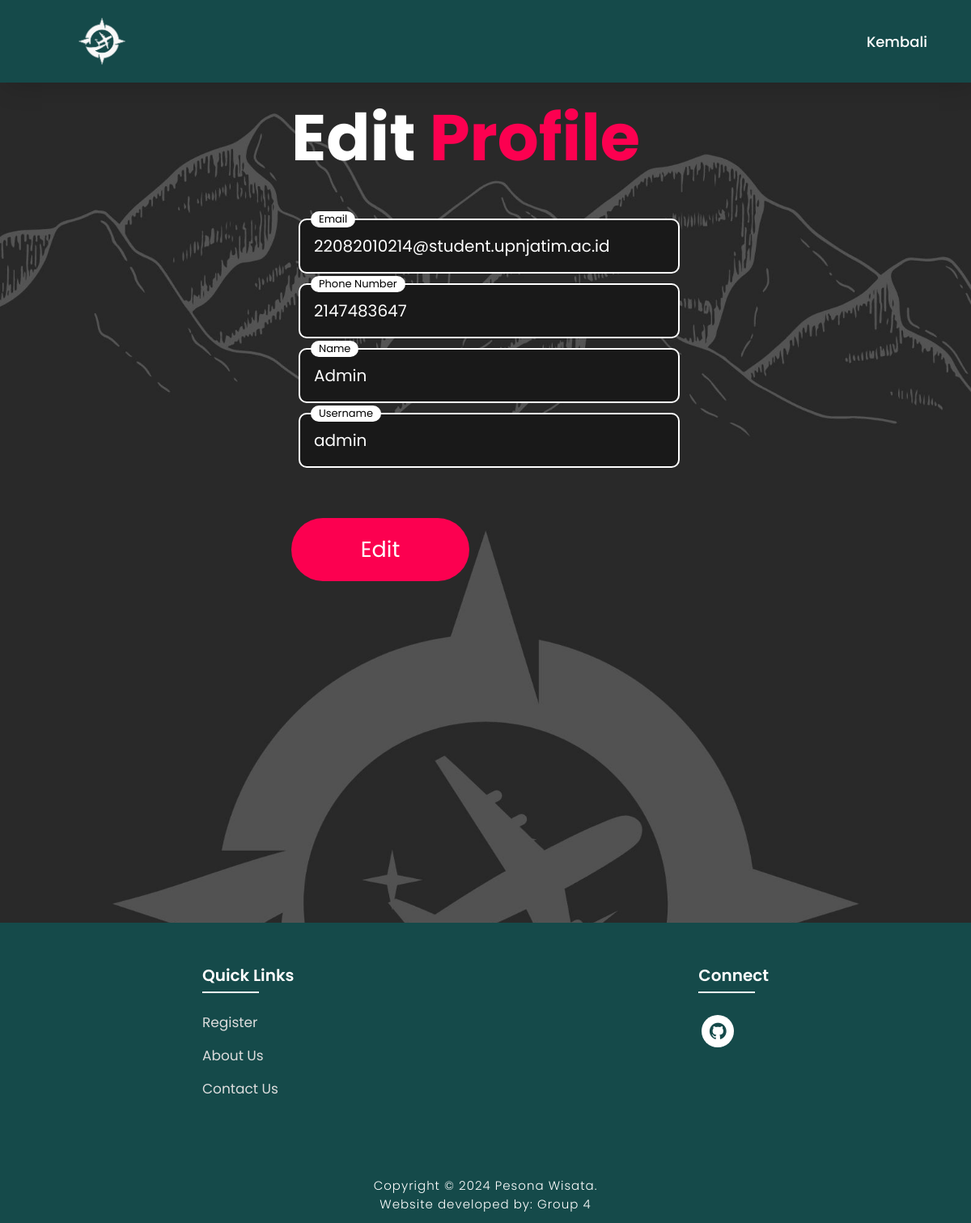
Page /editprofile.php (signed in) on the committed database.
### tables this page shows
CREATE TABLE `tb_user` (
  `id_user` int(20) NOT NULL,
  `email` varchar(50) NOT NULL,
  `phone_number` varchar(50) NOT NULL,
  `name` varchar(50) NOT NULL,
  `username` varchar(50) NOT NULL,
  `password` varchar(255) NOT NULL,
  `gender` varchar(50) NOT NULL,
  `date` date NOT NULL
);

### editprofile.php (the view, shortened to what this page needs)
<?php
include_once ("koneksi.php");
$nama_pengguna = "";
if (isset($_SESSION['nama'])) {
    $username = $_SESSION['nama'];
    $query = "SELECT name FROM tb_user WHERE username = '$username'";
    $hasil = mysqli_query($conn, $query);
    if ($hasil) {
        $row = mysqli_fetch_assoc($hasil);
        $nama_pengguna = $row['name'];
    } else {
        echo "Error: " . mysqli_error($conn);
    }
} else {
    header("location:login.php");
    exit;
}
$query= "SELECT * FROM `tb_user` WHERE name LIKE '$nama_pengguna'";
$hasil= mysqli_query ($conn, $query);
?>
<!DOCTYPE html>
<html lang="en">
<head>
    <link rel="stylesheet" type="text/css" href="./css/style.css">
    <link rel="stylesheet"
    href="https://unpkg.com/boxicons@latest/css/boxicons.min.css">
</head>
<body style="background-image: url(./asset/bgAbout.jpg);" class="register-body">
    <nav style="position: absolute;">
        <img src="./asset/logo.png" class="logo" alt="Logo" title="Pesona Wisata">
        <ul class="navbar">
            <li>
            <a href="./user.php">Kembali</a>
            </li>
        </ul>
    </nav>
    <?php while ($data=mysqli_fetch_array($hasil)) { ?>
    <section class="registration">
        <div class="register-form">
            <h1>Edit <span>Profile</span></h1>
            <form action="editpr.php" method="POST">
                <div class="inputbox-register">
                    <input  type="text" value="<?php echo $data['email'] ?>" required="Requiered" name="Email">
                    <span>Email</span><br>
                </div>
                <div class="inputbox-register">
                    <input  type="text" value="<?php echo $data['phone_number'] ?>" required="Requiered" name="Phone">
                    <span>Phone Number</span><br>
                </div>
                <div class="inputbox-register">
                    <input  type="text" value="<?php echo $data['name'] ?>" required="Requiered" name="Name">
                    <span>Name</span><br>
                </div>
                <div class="inputbox-register">
                    <input  type="text" value="<?php echo $data['username'] ?>" required="Requiered" name="User">
                    <span>Username</span><br>
                </div>
                 <br> <br>
                <input type="submit" value="Edit" name="Submit" class="submitbtn">
            </form>
        </div>
    </section>
<section class="footer">
    <div class="foot">
        <div class="footer-content">
            <div class="footlinks">
                <h4>Quick Links</h4>
                <ul>
                    <li><a href="./register.php">Register</a></li>
                    <li><a href="./about.php">About Us</a></li>
                    <li><a href="./contact.php">Contact Us</a></li>
                </ul>
            </div>
            <div class="footlinks">
                <h4>Connect</h4>
                <div class="social">
                <a href="https://github.com/NovallFirmansyah/Project-UASS.git" target="_blank"><i class='bx bxl-github'></i></a>
                </div>
            </div>
        </div>
    </div>
    <div class="end">
        <p>Copyright © 2024 Pesona Wisata.<br>Website developed by: Group 4</p>
    </div>
</section>
<?php } ?>
</body>
</html>

### css/style.css (style rules this page uses)
* { padding:0; margin:0; box-sizing:border; font-family:'Poppins',sans-serif; text-decoration: none; list-style: none; scroll-behavior: smooth; }
nav { width: 100%; position: fixed; background-color: #154a4a; box-shadow: 5px 5px 30px rgba(0, 0, 0, 15%); display: flex; align-items: center; justify-content: space-between; padding-top: 0.3125rem; padding-bottom: 0.3125rem; z-index: 1000; }
nav .logo { width: 60px; margin: 2vh; margin-left: 8%; }
nav ul li { list-style: none; display: inline-block; margin-left: 40px; }
.navbar { margin: 0%; display: flex; margin-right: 4vh; }
.navbar a { color: white; font-size: 18px; padding: 10px 22px; border-radius: 4px; font-weight: 500; text-decoration: none; transition: ease 0.40s; }
nav ul li a { text-decoration: none; color: rgb(255, 255, 255); font-size: 17px; }
.footer { margin-top: 120px; background-color: rgb(21, 74, 74); }
.foot { padding: 20px 0; }
.footer-content { display: flex; flex-wrap: wrap; justify-content: space-around; }
.footlinks h4 { margin-top: 30px; font-size: 20px; font-weight: 600; color: white; margin-bottom: 30px; position: relative; }
.footlinks h4::before { content: ""; position: absolute; height: 2px; width: 70px; left: 0; bottom: -7px; background: white; }
.footlinks ul li { margin-bottom: 15px; }
.footlinks ul li a { font-size: 17px; color: #dddddd; display: block; transition: ease 0.30s; }
.social a { font-size: 25px; margin: 4px; height: 40px; width: 40px; color: rgb(21, 74, 74); background-color: white; display: inline-flex; justify-content: center; align-items: center; border-radius: 20px; transition: ease 0.30s; }
.end { text-align: center; padding-top: 60px; padding-bottom: 12px; }
.end p { font-size: 15px; color: white; letter-spacing: 1px; font-weight: 300; }
.register-body { background-repeat: no-repeat; background-size: cover; }
.registration { padding: 110px 30%; height: 100%; min-height: 100vh; }
.inputbox-register { margin-left: -10px; padding: 10px; width: 95%; height: 30px; margin: 30px -1px; display: block; position: relative; }
.inputbox-register input { height: 100%; width: 95%; background-color: transparent; border: none; outline: none; border: 2px solid white; border-radius: 10px; font-size: 16pt; padding: 0px 0px 0px 20px; color: white; }
.inputbox-register span { position: absolute; left: 15px; top: 15px; padding: 10px; color: #8f8f8f; pointer-events: none; transition: 0.4s; background-color: transparent; border-radius: 10px; }
.inputbox-register input:valid ~ span, .inputbox-register input:focus ~ span { color: #000000; transform: translateX(10px) translateY(-14px); font-size: 0.65em; padding: 0 10px; background-color: white; border-radius: 10px; }
.inputbox-register input:valid, .inputbox-register input:focus { border: 2px solid white; }
.register-form h1 { font-size: 80px; color: white; margin-bottom: 20px; }
.register-form h1 span { color: #fc0050; }
.register-form { color: white; font-size: 20px; }
.register-form form input { color: white; padding: 17px; background-color: #191919; font-size: 20px; outline: none; border: none; border-radius: 10px; margin-bottom: 20px; }
.register-form form .submitbtn { display: inline-block; background-color: #fc0050; font-size: 27px; font-weight: 600px; border: 2px solid transparent; border-radius: 60px; width: 220px; cursor: pointer; transition: ease 0.30s; }

### rows in the picture
tb_user: Email "22082010214@student.upnjatim.ac.id", Phone "2147483647", Name "Admin", User "admin"
